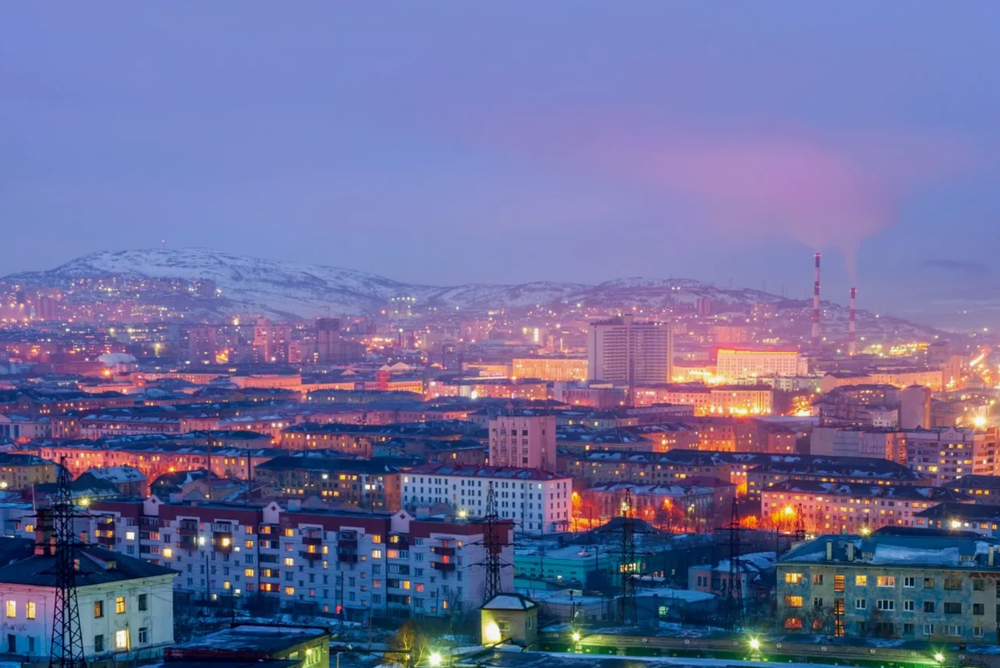
#> input picture Homework 9/Снимок экрана 2025-12-16 112836.png, 1000 x 668 px, shrunk from 2082 x 1390 before the run
$ python 'HM 9.py'
#> lines starting #> are read from the running program, lines starting #| are printed output that depends on the picture; after the words box and inside, x2 and y2 are one past the last pixel; in counts of white or black regions, pixels touching at a corner belong together
from PIL import Image
import numpy as np
import re

# 1. Загружаем изображение
image_path = "Снимок экрана 2025-12-16 112836.png"
image = Image.open(image_path)
#> image is the input picture: PIL image 1000x668 RGBA; mean R, G, B, A 107.9, 108.9, 154.8, 255

# Конвертируем в оттенки серого для удобства обработки
gray_image = image.convert("L")
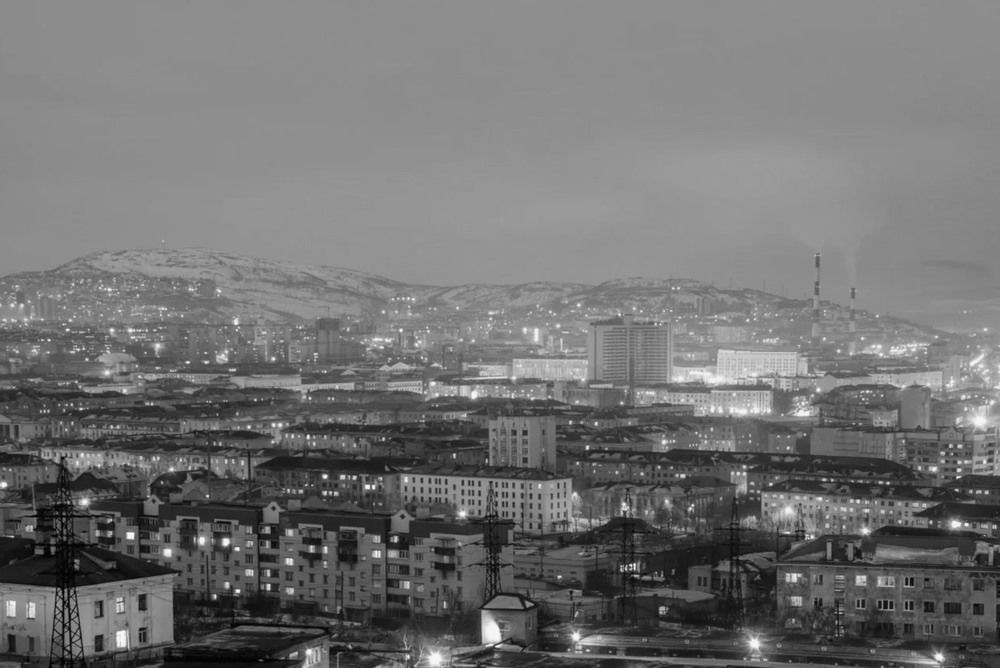
#> gray_image: PIL image 1000x668 L; min 1, max 252, mean 113.8
gray_array = np.array(gray_image)

# 2. Разбиваем изображение на блоки 16x16
block_size = 16
height, width = gray_array.shape
#> height = 668; width = 1000
# Обрезаем изображение до размера, кратного block_size
new_height = height - (height % block_size)
#> new_height = 656
new_width = width - (width % block_size)
#> new_width = 992
gray_array = gray_array[:new_height, :new_width]
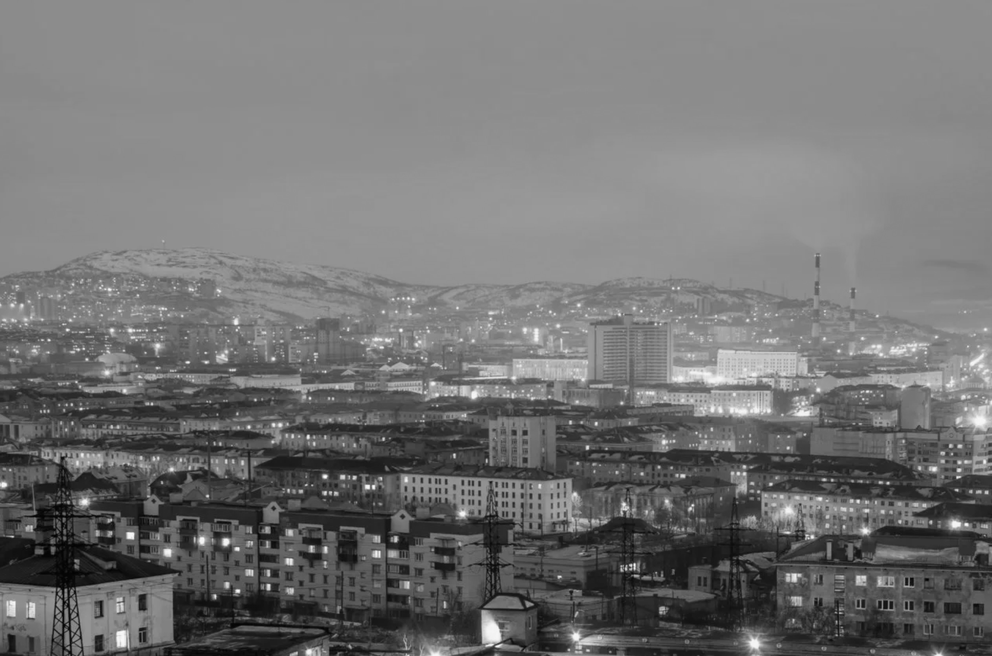
#> gray_array: shape (656, 992); min 1, max 252, mean 114.6

# 3. Бинаризуем изображение (порог = 128)
threshold = 128
binary_array = np.where(gray_array > threshold, 1, 0)  # 1 - белый, 0 - черный
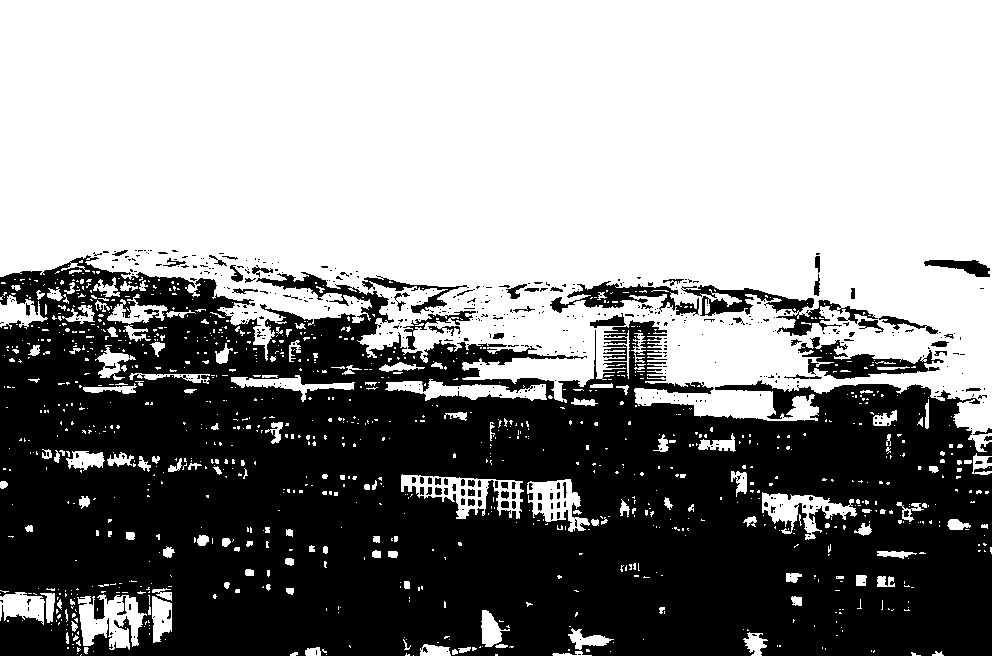
#> binary_array: shape (656, 992) int64; values 0 (black) and 1 (white), 55.9% white; 510 black regions (429 under 20 px), largest, box (x1, y1, x2, y2) and area: (0, 255, 992, 656) 272981, (681, 285, 878, 336) 2570, (798, 337, 944, 379) 2289

# 4. Преобразуем изображение: развертка по блокам 16x16
blocks_h = new_height // block_size
#> blocks_h = 41
blocks_w = new_width // block_size
#> blocks_w = 62

block_values = []
for i in range(blocks_h):
    row = []
    for j in range(blocks_w):
        block = binary_array[i*block_size:(i+1)*block_size, j*block_size:(j+1)*block_size]
        # Определяем значение блока: если черных пикселей (0) больше половины -> 0, иначе 1
        black_count = np.sum(block == 0)
        total_pixels = block_size * block_size
        if black_count > total_pixels / 2:
            row.append(0)
        else:
            row.append(1)
    block_values.append(row)
#> after the loop, block_values = 41 items

# 5. Развертка исходного изображения по строкам (одномерный список значений блоков)
flat_block_values = [str(val) for row in block_values for val in row]
#> flat_block_values = 2542 items, first 6: '1', '1', '1', '1', '1', '1'

# 6. Преобразуем в строку вида 'r'00001001...00000''
result_string = 'r\'' + ''.join(flat_block_values) + '\''
print("Длина символьной строки (количество патчей):", len(flat_block_values))
#| Длина символьной строки (количество патчей): 2542
print("Первые 100 символов строки:", result_string[:100] + "...")
#> (printed output is left out)

# 7. Поиск паттернов "крест" с использованием регулярных выражений
# Паттерн "крест" в виде строки (по строкам, затем объединение)
cross_pattern = np.array([[0, 1, 0],
                          [1, 1, 1],
                          [0, 1, 0]])
pattern_string = ''.join(cross_pattern.flatten().astype(str))  # "010111010"

# Преобразуем бинарное изображение в строку для поиска (по строкам)
binary_string = ''.join(binary_array.flatten().astype(str))

# Используем регулярное выражение для поиска паттерна
# Учитываем, что паттерн 3x3, поэтому в строке это будет последовательность из 9 символов,
# но с учётом ширины изображения (переход на следующую строку)
height, width = binary_array.shape
#> height = 656; width = 992
# Создаем строку, где каждая строка изображения разделена символом перевода строки
rows = [''.join(binary_array[i].astype(str)) for i in range(height)]
text = '\n'.join(rows)

# Регулярное выражение для поиска паттерна "крест" в тексте с учётом структуры 3 строки по 3 символа
# Паттерн: первая строка: 0 1 0, вторая: 1 1 1, третья: 0 1 0
# В тексте строки разделены '\n', поэтому используем флаг re.DOTALL для работы с многострочным текстом
pattern = re.compile(r'0 1 0\n1 1 1\n0 1 0'.replace(' ', ''), re.DOTALL)

# Находим все совпадения
matches = pattern.findall(text)
#> matches = []
print("Количество паттернов 'крест' в изображении:", len(matches))
#| Количество паттернов 'крест' в изображении: 0

# Дополнительно: визуализация для проверки (опционально)
import matplotlib.pyplot as plt

fig, axes = plt.subplots(2, 2, figsize=(10, 10))
axes[0, 0].imshow(image)
axes[0, 0].set_title("Исходное изображение")
axes[0, 0].axis('off')

axes[0, 1].imshow(binary_array, cmap='gray')
axes[0, 1].set_title("Бинаризованное изображение")
axes[0, 1].axis('off')

# Показываем разбиение на блоки 16x16
blocked_image = np.zeros_like(binary_array)
for i in range(blocks_h):
    for j in range(blocks_w):
        blocked_image[i*block_size:(i+1)*block_size, j*block_size:(j+1)*block_size] = block_values[i][j]
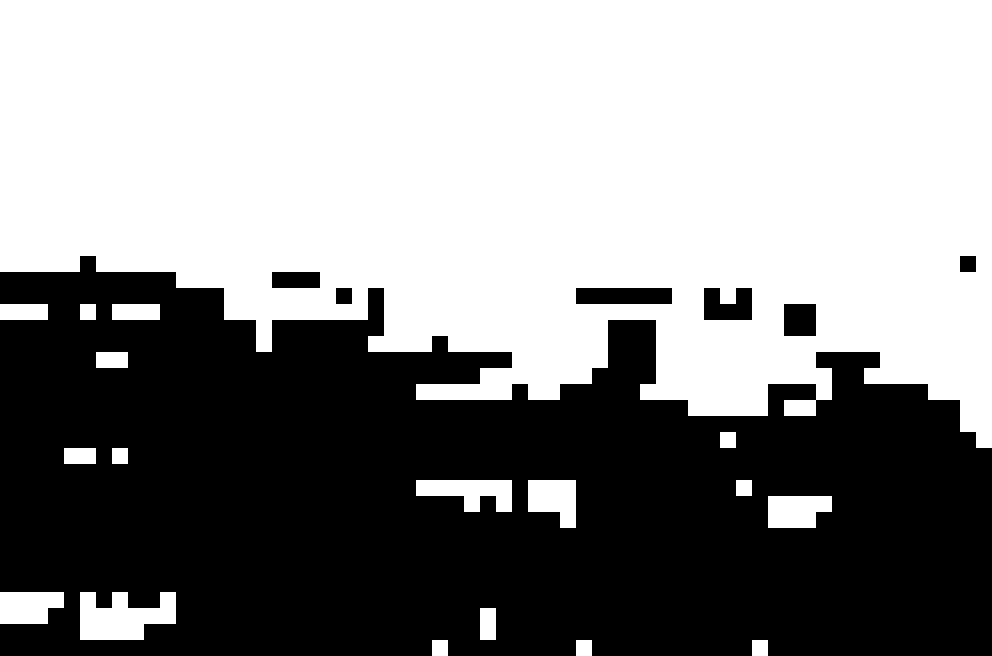
#> blocked_image: shape (656, 992) int64; values 0 (black) and 1 (white), 54.8% white; 7 black regions, largest, box (x1, y1, x2, y2) and area: (0, 256, 992, 656) 289024, (576, 288, 672, 304) 1536, (704, 288, 752, 320) 1280
axes[1, 0].imshow(blocked_image, cmap='gray')
axes[1, 0].set_title("Блоки 16x16 (0-черный, 1-белый)")
axes[1, 0].axis('off')

# Отмечаем найденные паттерны "крест" (для наглядности)
marked_image = np.array(binary_array)
for match in matches:
    # Для простоты отобразим только первый найденный паттерн
    # В реальности нужно отметить все, но это может быть нагромождением
    pass
#> this loop made 0 passes
axes[1, 1].imshow(marked_image, cmap='gray')
axes[1, 1].set_title("Бинаризованное с отмеченными паттернами")
axes[1, 1].axis('off')

plt.tight_layout()
plt.show()
